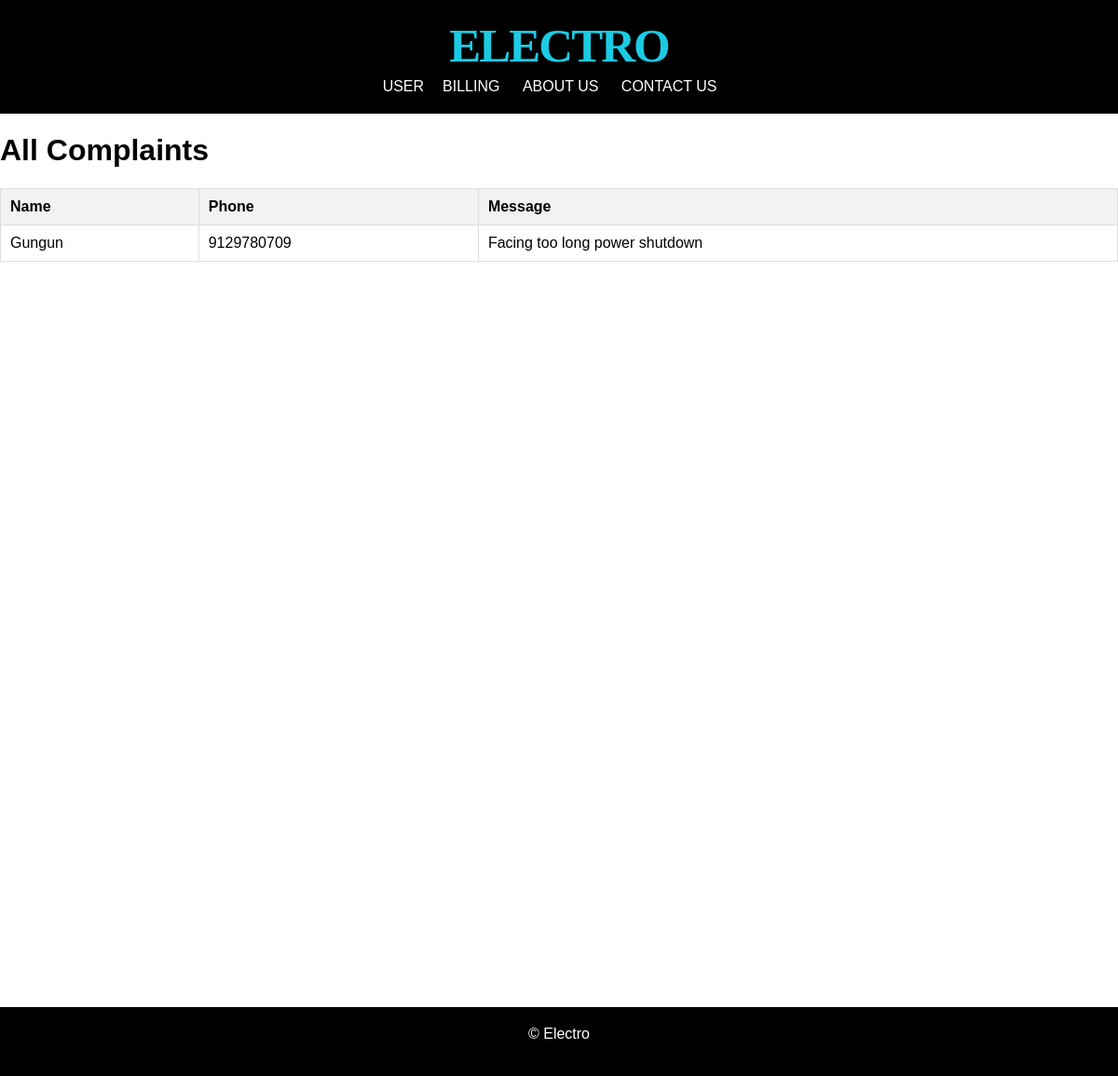
Screenshot of /complaints/ with the database file from the repository.
### electro/models.py (models this page shows, shortened)
class Complaint(models.Model):
    name = models.CharField(max_length=100)
    email = models.EmailField()
    phone = models.CharField(max_length=15)
    message = models.TextField()

### electro/views.py (the view)
# urls.py: path('complaints/', views.view_complaints, name='complaints'),
def view_complaints(request):
    complaints = Complaint.objects.all()
    return render(request, 'electro/view_complaints.html', {'complaints': complaints})

### templates/electro/view_complaints.html (shortened to what this page needs)
{% extends 'base.html' %}
{% block content %}
  <div class="container-large" style="padding-bottom: 800px;
">
    <h1>All Complaints</h1>
    <table class="complaint-table">
      <thead>
        <tr>
          <th>Name</th>
          <th>Phone</th>
          <th>Message</th>
        </tr>
      </thead>
      <tbody>
        {% for complaint in complaints %}
          <tr>
            <td>{{ complaint.name }}</td>
            <td>{{ complaint.phone }}</td>
            <td>{{ complaint.message }}</td>
          </tr>
        {% endfor %}
      </tbody>
    </table>
  </div>
{% endblock %}

### static/css/style1.css (style rules this page uses)
body { margin: 0; font-family: 'Arial', sans-serif; }

### templates/electro/view_complaints.html (style rules this page uses)
.container-large { max-width: 1200px; margin: 0 auto; }
.complaint-table { width: 100%; border-collapse: collapse; margin-top: 20px; }
.complaint-table th, .complaint-table td { padding: 10px; border: 1px solid #ddd; text-align: left; }
.complaint-table th { background-color: #f2f2f2; }

### rows the page displays
Complaint: name "Gungun", phone "9129780709", message "Facing too long power shutdown"
